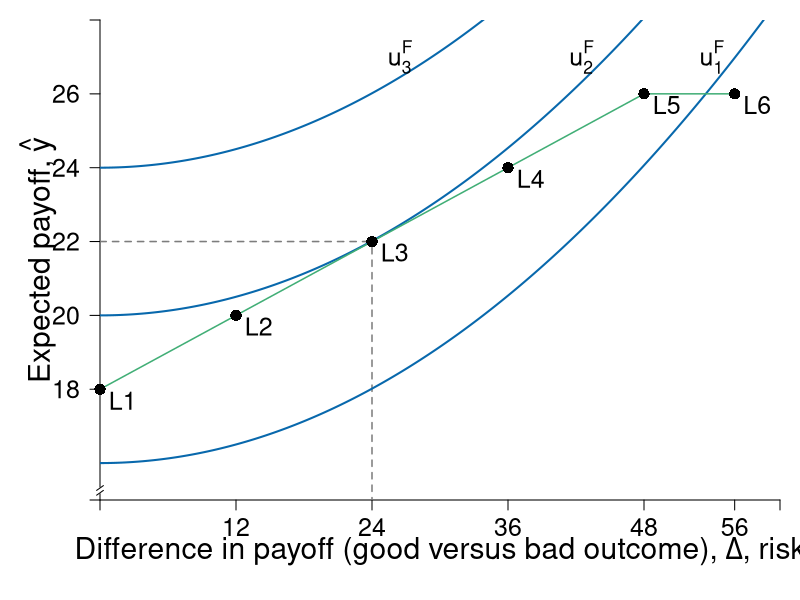

Source code (R):
require(shape)
require(plotrix)

pdf(file = "risk/risk_experiments_gender_f.pdf", width = 9, height = 7)

# Set parameters for graphics
axislabelsize <- 1.8
labelsize <- 1.5
namesize <- 1.8
annotatesize <- 1.5
graphlinewidth <- 2
segmentlinewidth <- 1.5

COL <- c("#7fc97f", "#beaed4", "#fdc086", "#ffff99", "#386cb0", "#f0027f", "#bf5b17", "#666666")
COLA <- c("#e0f3db", "#99d8c9","#66c2a4","#41ae76", "#238b45", "#005824")
COLB <- c("#c6dbef", "#4eb3d3", "#2b8cbe", "#0868ac","#084081")
COLC <- c("#fcfbfd", "#efedf5", "#dadaeb", "#bcbddc", "#9e9ac8", "#807dba", "#6a51a3", "#54278f", "#3f007d")
grays <- gray.colors(25, start = 1, end = 0)

a <- c(2, 4, 6)
par(mar =  c(5, 5, 1, 1))
xlims <- c(0, 60)
ylims <- c(15, 28)

riskreturn <- function(g, int1 = 14, int2 = 4, coeff = 1/3){
  int1 - (int2 - (coeff)*g)^2
}

indiffA <- function(g, intercept = 3, slope = 0.125){
  intercept  + slope*g^2
}


#Plot command 
plot(0, 0, 
     xlim = xlims, 
     ylim = ylims, 
     type = "n",
     xlab = expression(paste("")),
     ylab = expression(paste("")), 
     axes = FALSE,
     cex.lab = axislabelsize, 
     bty = "n", 
     xaxs = "i", 
     yaxs = "i"
)


#Customize ticks and labels for the plot

ticksy <- c(ylims[1], 18, 20, 22, 24, 26, ylims[2])
ylabels <- c(NA, 18, 20, 22, 24, 26, NA)
ticksx <- c(0, 12, 24, 36, 48, 56,  xlims[2])
xlabels <- c(NA, 12, 24, 36, 48, 56, NA)

axis(1, at = ticksx, pos = ylims[1], labels = xlabels, cex.axis = labelsize)
axis(2, at = ticksy, pos = xlims[1], labels = ylabels, las = 1, cex.axis = labelsize)
mtext(expression(paste("Difference in payoff (good versus bad outcome), ", Delta, ", risk")), side = 1, line = 2.5, cex = axislabelsize)
text(xlims[1] - 5.5, ylims[2] - 0.5*(ylims[2] - ylims[1]), expression(paste("Expected payoff, ", hat(y) )), xpd = TRUE, cex = axislabelsize, srt = 90) 

axis.break(axis = 2, bgcol="white", breakcol="black",
           style="slash", brw=0.01)



npts <- 500 
xx1 <- seq(xlims[1], xlims[2], length.out = npts)


#For choice: 
segments(0, 22, 24, 22, lty = 2, col = grays[20], lwd = segmentlinewidth)
segments(24, 0, 24, 22, lty = 2, col = grays[20], lwd = segmentlinewidth)

#lines(xx1, riskreturn(xx1), col = COLA[4], lwd = graphlinewidth, lty = 1)
lines(xx1, indiffA(xx1, intercept = 20, slope = 0.0035), col = COLB[4], lwd = graphlinewidth, lty = 1)
#Low
lines(xx1, indiffA(xx1, intercept = 16, slope = 0.0035), col = COLB[4], lwd = graphlinewidth, lty = 1)
#high
lines(xx1, indiffA(xx1, intercept = 24, slope = 0.0035), col = COLB[4], lwd = graphlinewidth, lty = 1)


#lines(xx1, indiffA(xx1, intercept = 21, slope = 0.00235), col = COLB[4], lwd = graphlinewidth, lty = 1)
# lines(xx1, indiffA(xx1, intercept = 5.6), col = COLB[4], lwd = graphlinewidth, lty = 1)
# lines(xx1, indiffA(xx1, intercept = 9), col = COLB[4], lwd = graphlinewidth, lty = 1)

#Setting up the segments for the choices 
segments(0, 18, 12, 20, lty = 1, col = COLA[4], lwd = segmentlinewidth)
segments(12, 20, 24, 22, lty = 1, col = COLA[4], lwd = segmentlinewidth)
segments(24, 22, 36, 24, lty = 1, col = COLA[4], lwd = segmentlinewidth)
segments(36, 24, 48, 26, lty = 1, col = COLA[4], lwd = segmentlinewidth)
segments(48, 26, 56, 26, lty = 1, col = COLA[4], lwd = segmentlinewidth)


points(0, 18, pch = 16, col = "black", cex = 1.5, xpd = TRUE)
text(0 + 2, 18 - 0.3, expression("L1"), cex = labelsize)
points(12, 20, pch = 16, col = "black", cex = 1.5, xpd = TRUE)
text(12 + 2, 20 - 0.3, expression("L2"), cex = labelsize)
points(24, 22, pch = 16, col = "black", cex = 1.5, xpd = TRUE)
text(24 + 2, 22 - 0.3, expression("L3"), cex = labelsize)
points(36, 24, pch = 16, col = "black", cex = 1.5, xpd = TRUE)
text(36 + 2, 24 - 0.3, expression("L4"), cex = labelsize)
points(48, 26, pch = 16, col = "black", cex = 1.5, xpd = TRUE)
text(48 + 2, 26 - 0.3, expression("L5"), cex = labelsize)
points(56, 26, pch = 16, col = "black", cex = 1.5, xpd = TRUE)
text(56 + 2, 26 - 0.3, expression("L6"), cex = labelsize)

#Add points a, b, c and c
segments(5.6, 0, 5.6, riskreturn(g = 5.6), lty = 2, col = grays[20], lwd = segmentlinewidth)
segments(0, riskreturn(g = 5.6), 5.6, riskreturn(g = 5.6), lty = 2, col = grays[20], lwd = segmentlinewidth)
points(5.6, riskreturn(g = 5.6), pch = 16, col = "black", cex = 1.5)
text(5.6 + 0.25, riskreturn(g = 5.6) - 0.3, expression(i), cex = labelsize)


segments(12, 0, 12, riskreturn(g = 12) , lty = 2, col = grays[20], lwd = segmentlinewidth)
segments(0, riskreturn(g = 12) , 12, riskreturn(g = 12) , lty = 2, col = grays[20], lwd = segmentlinewidth)
points(12, riskreturn(g = 12) , pch = 16, col = "black", cex = 1.5)
text(12 + 0.25, riskreturn(g = 12) - 0.3, expression(d), cex = labelsize)


points(1.8, riskreturn(g = 1.8) , pch = 16, col = "black", cex = 1.5)
text(1.8 + 0.25, riskreturn(g = 1.8) - 0.3, expression(a), cex = labelsize)


points(9.5, riskreturn(g = 9.5) , pch = 16, col = "black", cex = 1.5)
text(9.5 + 0.25, riskreturn(g = 9.5) - 0.3, expression(b), cex = labelsize)


#Label risk return schedule
text(14, 12.7, expression(paste(hat(y) == g(Delta))), cex = labelsize)

#Label value functions
text(26.5, 27, expression(u[3]^F), cex = labelsize)
text(42.5, 27, expression(u[2]^F), cex = labelsize)
text(54, 27, expression(u[1]^F), cex = labelsize)


dev.off()
